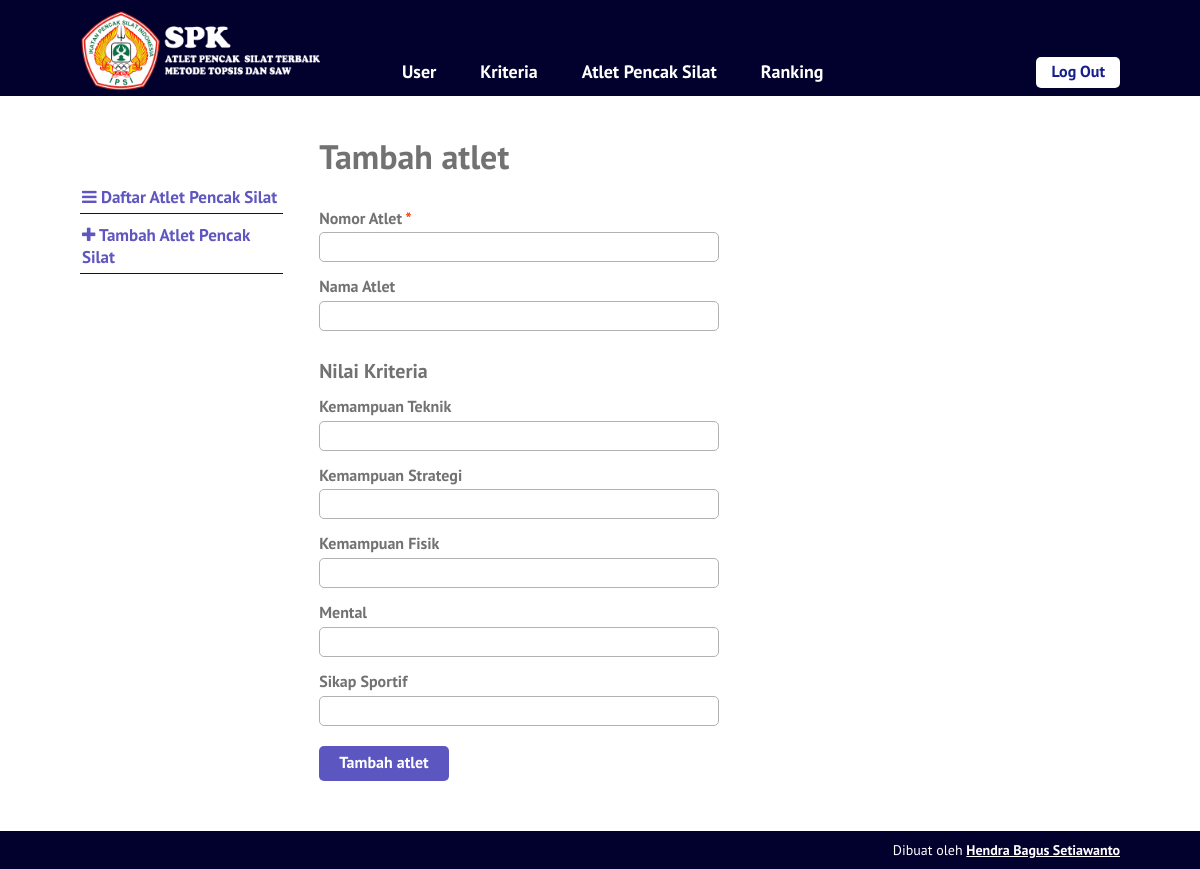
The page /tambah-atlet.php (signed in) on the database its author committed.
### tables this page shows
CREATE TABLE `kriteria` (
  `id_kriteria` int(10) NOT NULL,
  `nama` varchar(30) NOT NULL,
  `type` enum('benefit','cost') NOT NULL,
  `bobot` float NOT NULL,
  `ada_pilihan` tinyint(1) DEFAULT NULL,
  `urutan_order` int(2) NOT NULL
);

### tambah-atlet.php (the view, shortened to what this page needs)
<?php require_once('includes/init.php'); ?>
<?php
$nomor_atlet = (isset($_POST['nomor_atlet'])) ? trim($_POST['nomor_atlet']) : '';
$nama_atlet = (isset($_POST['nama_atlet'])) ? trim($_POST['nama_atlet']) : '';
?>
<?php
require_once('template-parts/header.php');
?>
	<div class="main-content-row">
	<div class="container clearfix">
		<?php include_once('template-parts/sidebar-atlet.php'); ?>
		<div class="main-content the-content">
			<h1>Tambah atlet</h1>
				<form action="tambah-atlet.php" method="post">
					<div class="field-wrap clearfix">
						<label>Nomor Atlet <span class="red">*</span></label>
						<input type="text" name="nomor_atlet" value="<?php echo $nomor_atlet; ?>">
					</div>
					<div class="field-wrap clearfix">
						<label>Nama Atlet</label>
						<input type="text" name="nama_atlet" value="<?php echo $nama_atlet; ?>">
					</div>
					<h3>Nilai Kriteria</h3>
					<?php
					$query = $pdo->prepare('SELECT id_kriteria, nama, ada_pilihan FROM kriteria ORDER BY urutan_order ASC');
					$query->execute();
					$query->setFetchMode(PDO::FETCH_ASSOC);
					if($query->rowCount() > 0):
						while($kriteria = $query->fetch()):
						?>
							<div class="field-wrap clearfix">
								<label><?php echo $kriteria['nama']; ?></label>
								<?php if(!$kriteria['ada_pilihan']): ?>
									<input type="number" step="0.001" name="kriteria[<?php echo $kriteria['id_kriteria']; ?>]">
								<?php endif; ?>
							</div>
						<?php
						endwhile;
					else:
						echo '<p>Kriteria masih kosong.</p>';
					endif;
					?>
					<div class="field-wrap clearfix">
						<button type="submit" name="submit" value="submit" class="button">Tambah atlet</button>
					</div>
				</form>
		</div>
	</div>
	</div>
<?php
require_once('template-parts/footer.php');

### stylesheets/style.css (style rules this page uses)
html,body,div,span,applet,object,iframe,h1,h2,h3,h4,h5,h6,p,blockquote,pre,a,abbr,acronym,address,big,cite,code,del,dfn,em,img,ins,kbd,q,s,samp,small,strike,strong,sub,sup,tt,var,b,u,i,center,dl,dt,dd,ol,ul,li,fieldset,form,label,legend,table,caption,tbody,tfoot,thead,tr,th,td,article,aside,canvas,details,embed,figure,figcaption,footer,header,hgroup,menu,nav,output,ruby,section,summary,time,mark,audio,video { margin:0;padding:0;border:0;font-size:100%;vertical-align:baseline }
body { line-height:1 }
*,*:before,*:after { -moz-box-sizing:border-box;-webkit-box-sizing:border-box;box-sizing:border-box }
.clearfix:before,.clearfix:after { content:" ";display:table }
.clear,.clearfix:after { clear:both }
.container { max-width:1100px;margin:0 auto;position:relative;padding:0 30px }
body { background:#5661c0;font-family:"PT Sans",sans-serif;color:#727272;font-size:14px;line-height:1.3;font-weight:500 }
textarea,input[type="text"],input[type="email"],input[type="date"],input[type="tel"],input[type="search"],input[type="number"],select,input[type="password"] { background:#fff;border:1px solid #b2b2b2;width:100%;font-family:inherit;font-weight:inherit;font-size:16px;padding:4px 10px;vertical-align:top;margin:0;color:#727272;border-radius:5px }
h1,h2,h3,h4,h5,h6 { font-weight:300 }
.the-content { font-size:16px;line-height:1.42857 }
.the-content h1,.the-content h2,.the-content h3,.the-content h4,.the-content h5,.the-content h6 { font-weight:700 }
.the-content h1 { font-size:34px;margin:0.8em 0 0.8em;padding:0;line-height:1.2 }
.the-content h3 { font-size:20px;margin:0.8em 0 0.3em }
.the-content>h1:first-child,.the-content>h3:first-child,.the-content>h2:first-child { margin-top:0 }
button,a { -webkit-transition:all .2s ease;-moz-transition:all .2s ease;-o-transition:all .2s ease;transition:all 0.2s ease }
span.red,a.red,.the-content span.red,.the-content a.red { color:#ff3600 }
.the-content .button,.button { background:#5b56c0;color:#fff;display:inline-block;font-size:16px;font-weight:700;line-height:1.2;border:0;font-family:inherit;padding:7px 20px 9px;cursor:pointer;border-radius:5px }
.main-content { float:right;width:77%;padding:40px 0 }
.field-wrap { max-width:400px;padding-bottom:10px }
.field-wrap label { display:block;font-weight:700;padding:3px 0 }
.field-wrap .button { margin-top:10px }

### rows shown on the page
kriteria: nama "Kemampuan Teknik"
kriteria: nama "Kemampuan Strategi"
kriteria: nama "Kemampuan Fisik"
kriteria: nama "Mental"
kriteria: nama "Sikap Sportif"
